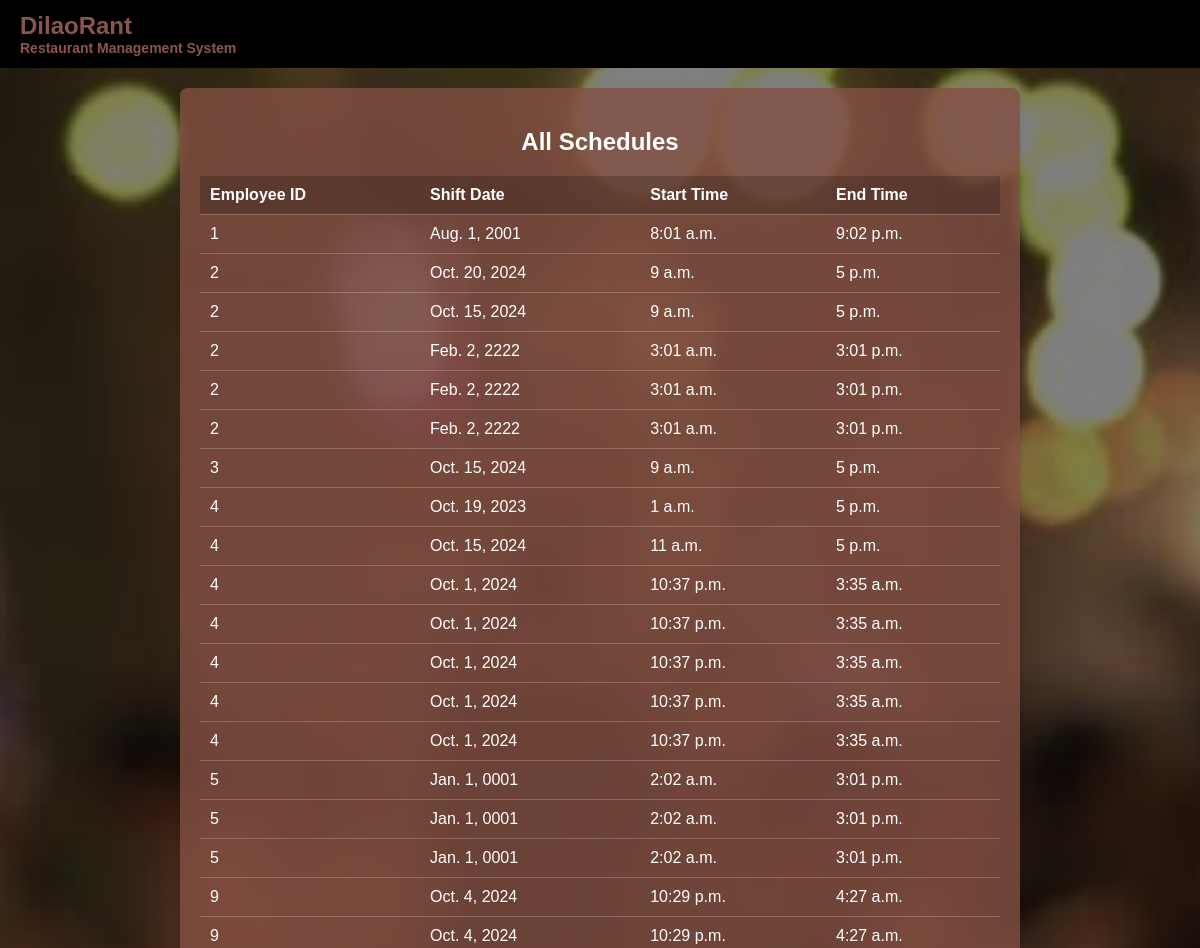
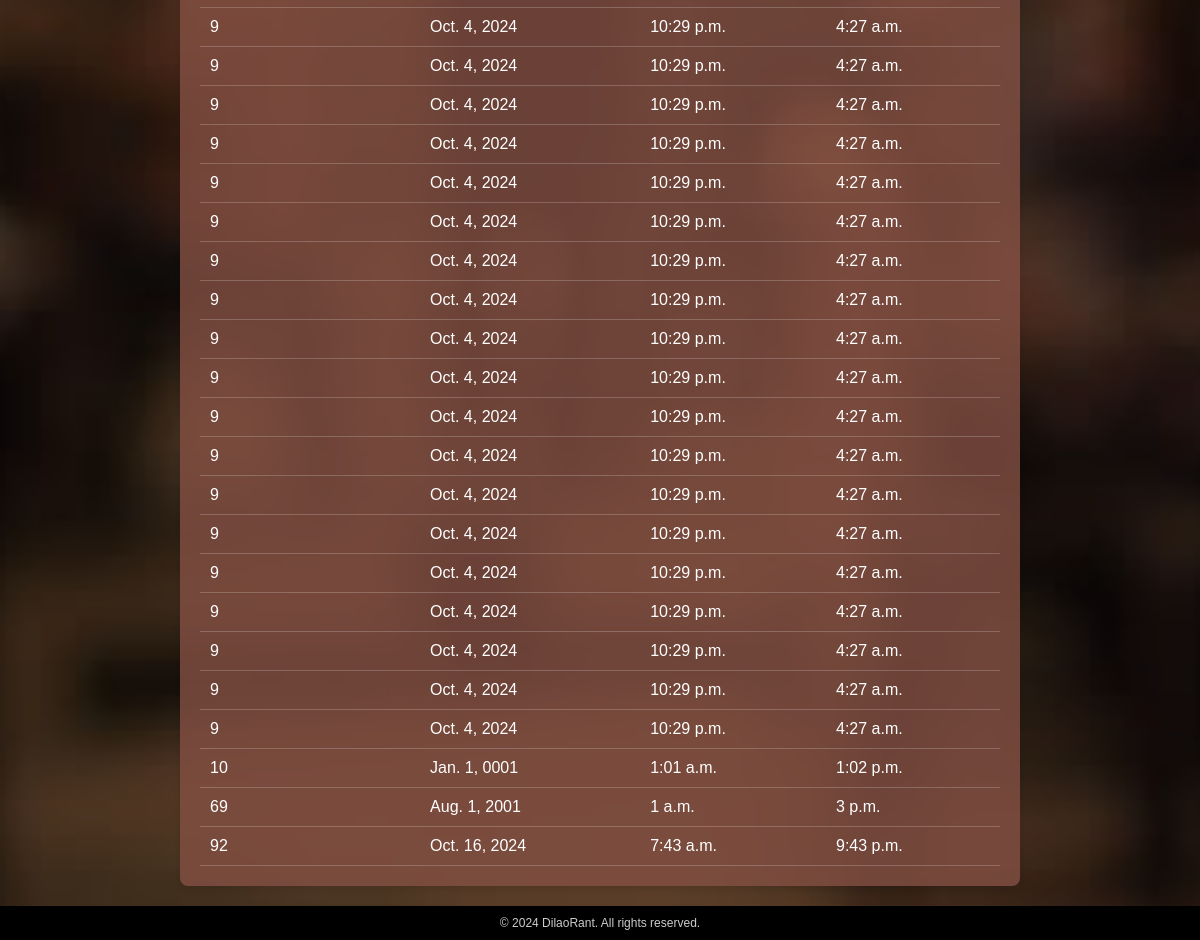
Before: /dashboard/employeeSchedule/Dddisplay/ (signed in) with the older database file (2 pictures, top to bottom).
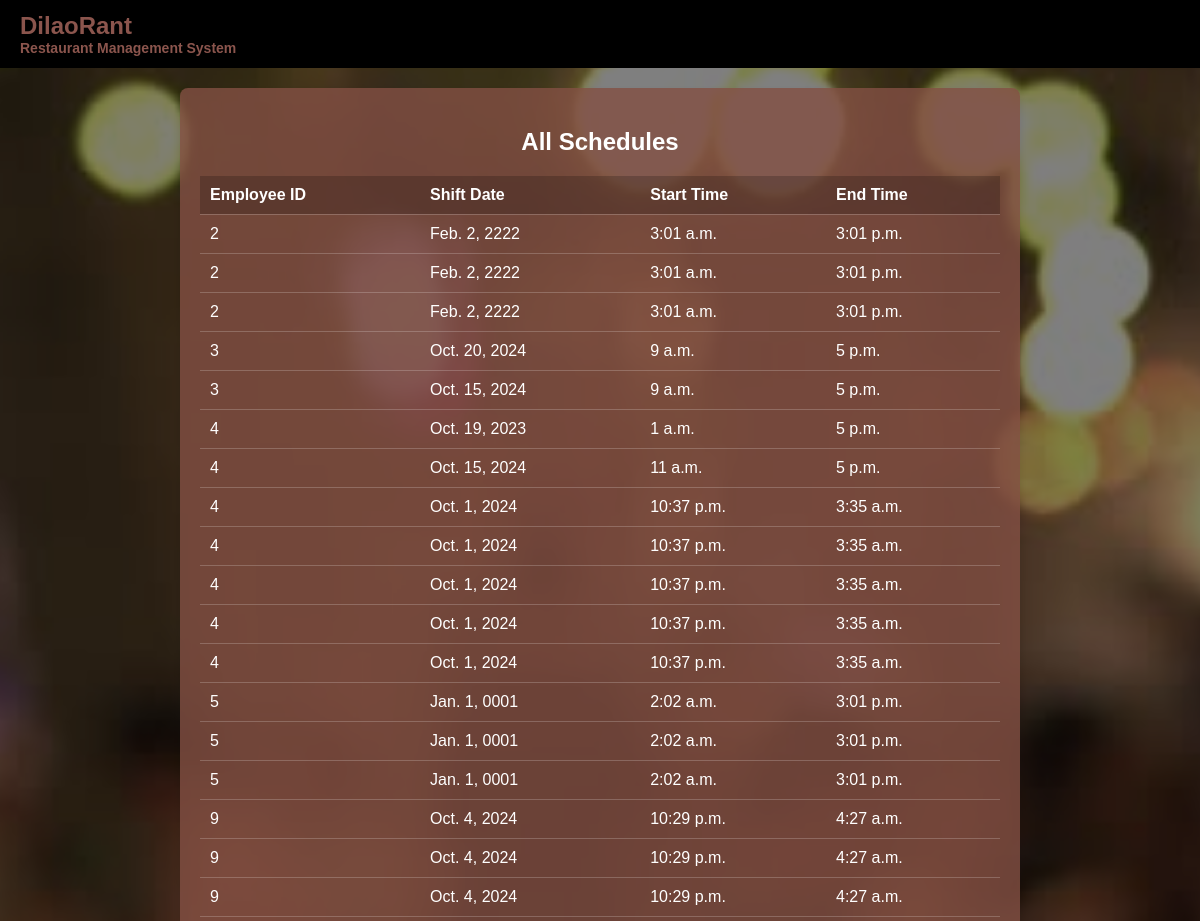
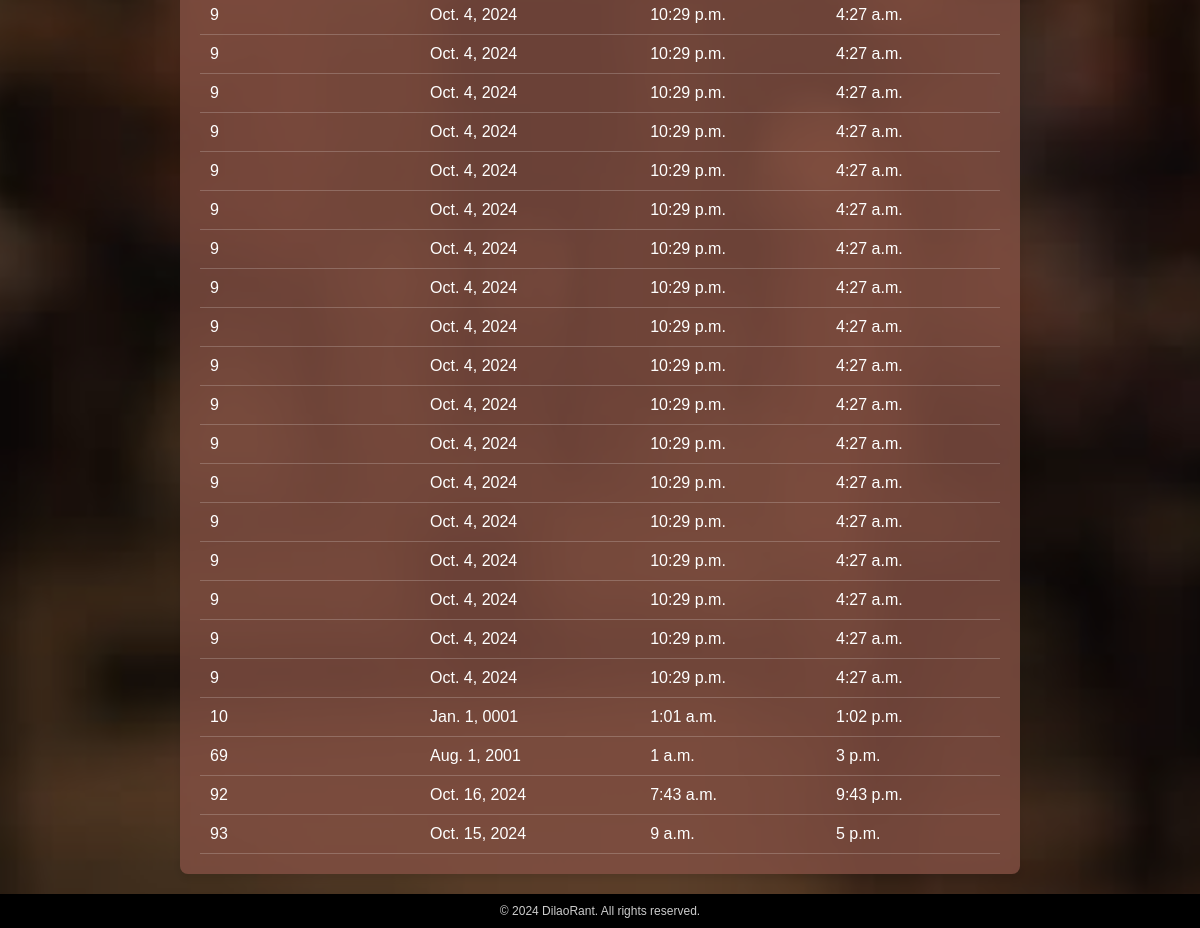
After: the same page with the newer database file (2 pictures, top to bottom).
### employeeSchedule/models.py (models this page shows, shortened)
class EmSchedule(models.Model):
    schedule_id = models.AutoField(primary_key=True)
    employee_id = models.IntegerField()
    shift_date = models.DateField()
    shift_time = models.TimeField()
    end_time = models.TimeField()
    class Meta:
        ordering = ['employee_id']

### employeeSchedule/views.py (the view)
# urls.py: path('Dddisplay/',views.display_schedule,name='employeeSDisplay'),
@login_required(login_url='login')
def display_schedule(request):
    schedules = EmSchedule.objects.all().order_by('employee_id')
    return render(request, 'employeeSchedule/eSPrint.html', {'schedules': schedules})

### employeeSchedule/templates/employeeSchedule/eSPrint.html (shortened to what this page needs)
{% load static %}
<!DOCTYPE html>
<html lang="en">
<head>
</head>
<body>
    <div class="header">
        <div class="logo">DilaoRant
            <div class="subtitle">Restaurant Management System</div>
        </div>
    </div>
    <div class="main-content">
        <div class="overlay"></div>
        <div class="schedules-container">
            <h2>All Schedules</h2>
            <table>
                <thead>
                    <tr>
                        <th>Employee ID</th>
                        <th>Shift Date</th>
                        <th>Start Time</th>
                        <th>End Time</th>
                    </tr>
                </thead>
                <tbody>
                    {% for schedule in schedules %}
                    <tr>
                        <td>{{ schedule.employee_id }}</td>
                        <td>{{ schedule.shift_date }}</td>
                        <td>{{ schedule.shift_time }}</td>
                        <td>{{ schedule.end_time }}</td>
                    </tr>
                    {% empty %}
                    <tr>
                        <td colspan="4" style="text-align: center;">No schedules found.</td>
                    </tr>
                    {% endfor %}
                </tbody>
            </table>
        </div>
    </div>
    <div class="footer">
        © 2024 DilaoRant. All rights reserved.
    </div>
</body>
</html>

Changed rows visible on the page:
removed EmSchedule: employee_id "1", shift_date "Aug. 1, 2001", shift_time "8:01 a.m.", end_time "9:02 p.m."
changed EmSchedule "Oct. 20, 2024": employee_id "2" → "3"; moves down the list
changed EmSchedule (number 40 of 40 on the later page): employee_id "2" → "93"; moves down the list
